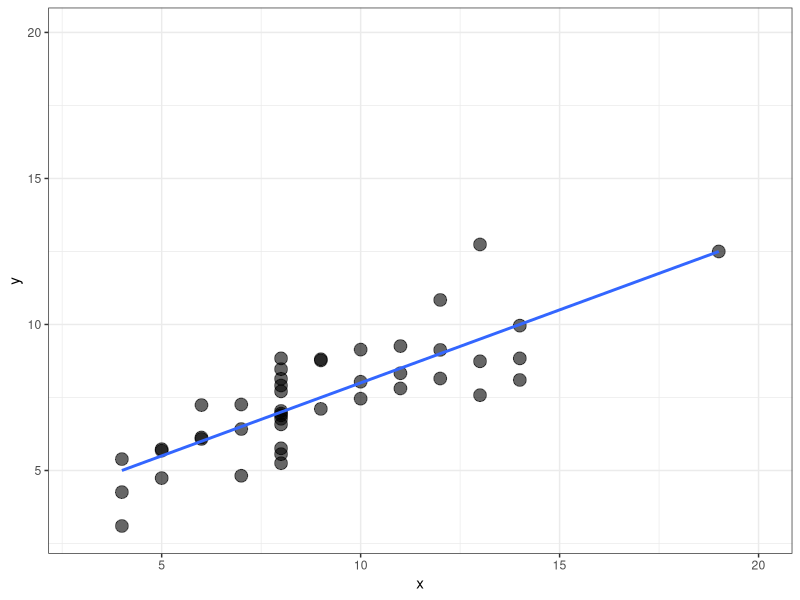
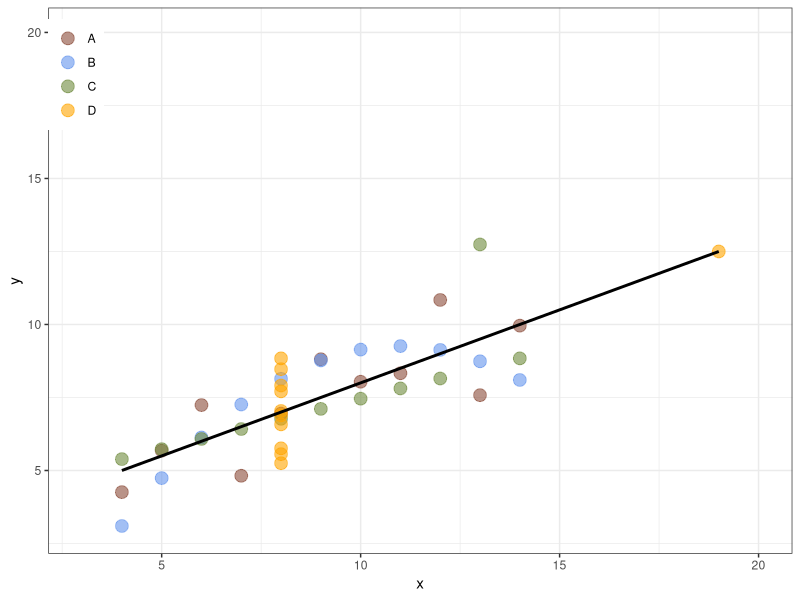
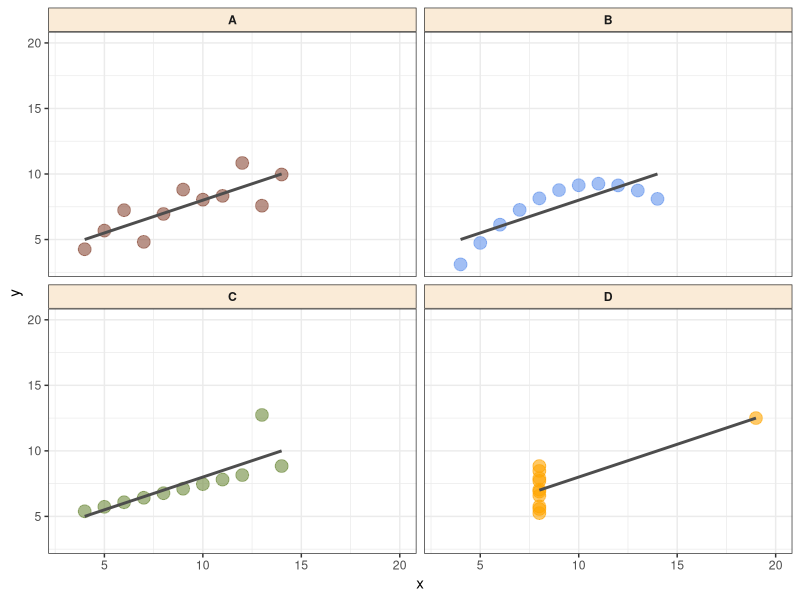

Write the R code that produced these figures, in order.
library(ggplot2)

data <- anscombe
x <- c(data[,1:4], recursive = T, use.names = F)
y <- c(data[,5:8], recursive = T, use.names = F)
cat <- rep(LETTERS[1:4], each = 11)
df <- data.frame(x = x, y = y, cat = cat)

ggplot(df, aes(x = x, y = y)) +
        geom_point(pch = 19, size = 4, alpha = 0.6) +
        xlim(3, 20) + ylim(3, 20) +
        stat_smooth(method = lm, se = F, lwd = 1) +
        theme_bw()

ggplot(df, aes(x = x, y = y)) +
        geom_point(pch = 19, size = 4, alpha = 0.6, aes(colour = cat)) +
        xlim(3, 20) + ylim(3, 20) +
        stat_smooth(method = lm, se = F, lwd = 1, colour = "black") +
        scale_colour_manual(values = c("salmon4", "cornflowerblue", "darkolivegreen4", "orange")) +
        guides(colour = guide_legend(title=NULL)) +
        theme_bw() +
        theme(legend.position = c(0,1),
              legend.justification = c(0,1.1)
        )

ggplot(df, aes(x = x, y = y, colour = cat)) +
        geom_point(pch = 19, size =4, alpha = 0.6) +
        xlim(3, 20) + ylim(3, 20) +
        stat_smooth(method = lm, se = F, lwd = 1, colour = "grey30") +
        scale_colour_manual(name = NULL, values = c("salmon4", "cornflowerblue", "darkolivegreen4", "orange")) +
        facet_wrap( ~ cat) +
        guides(colour = F) +
        theme_bw() +
        theme(strip.text = element_text(face = "bold"),
              strip.background = element_rect(fill = "antiquewhite"))
